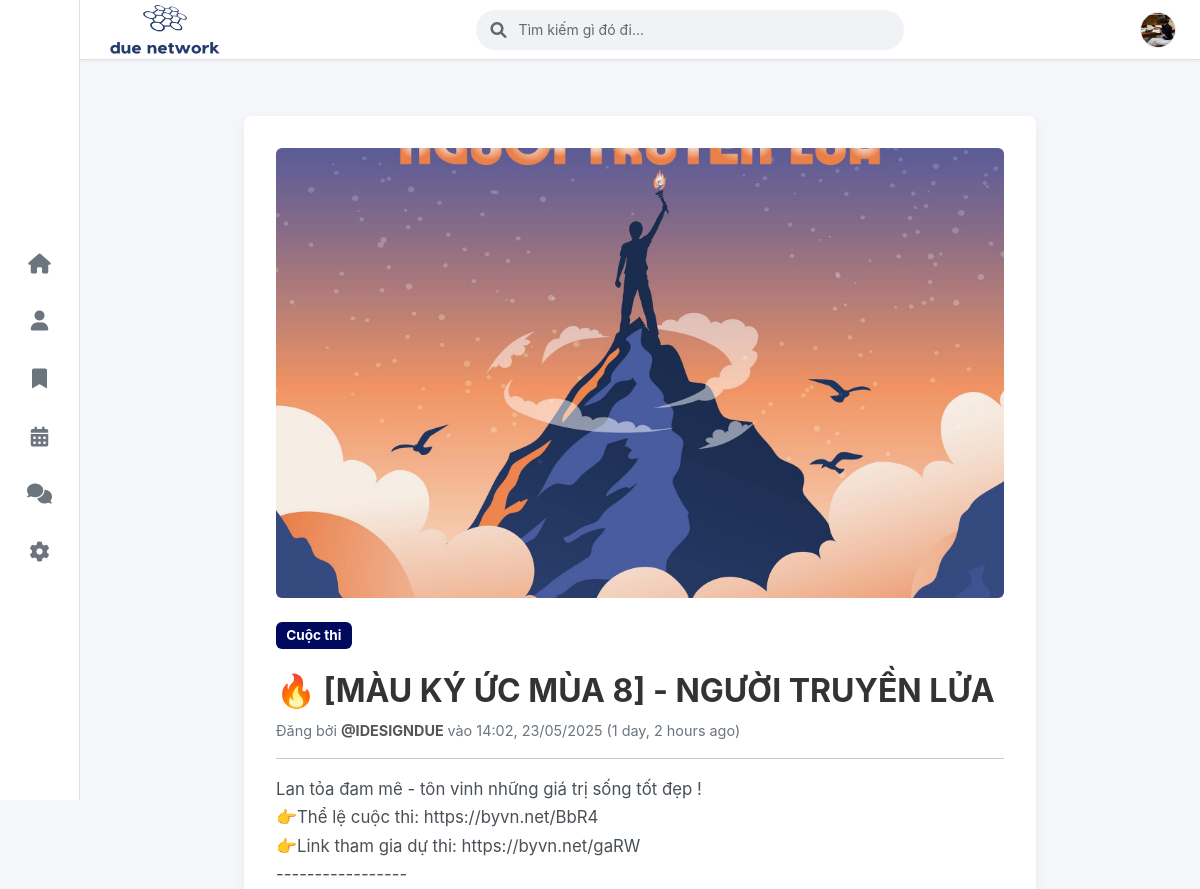
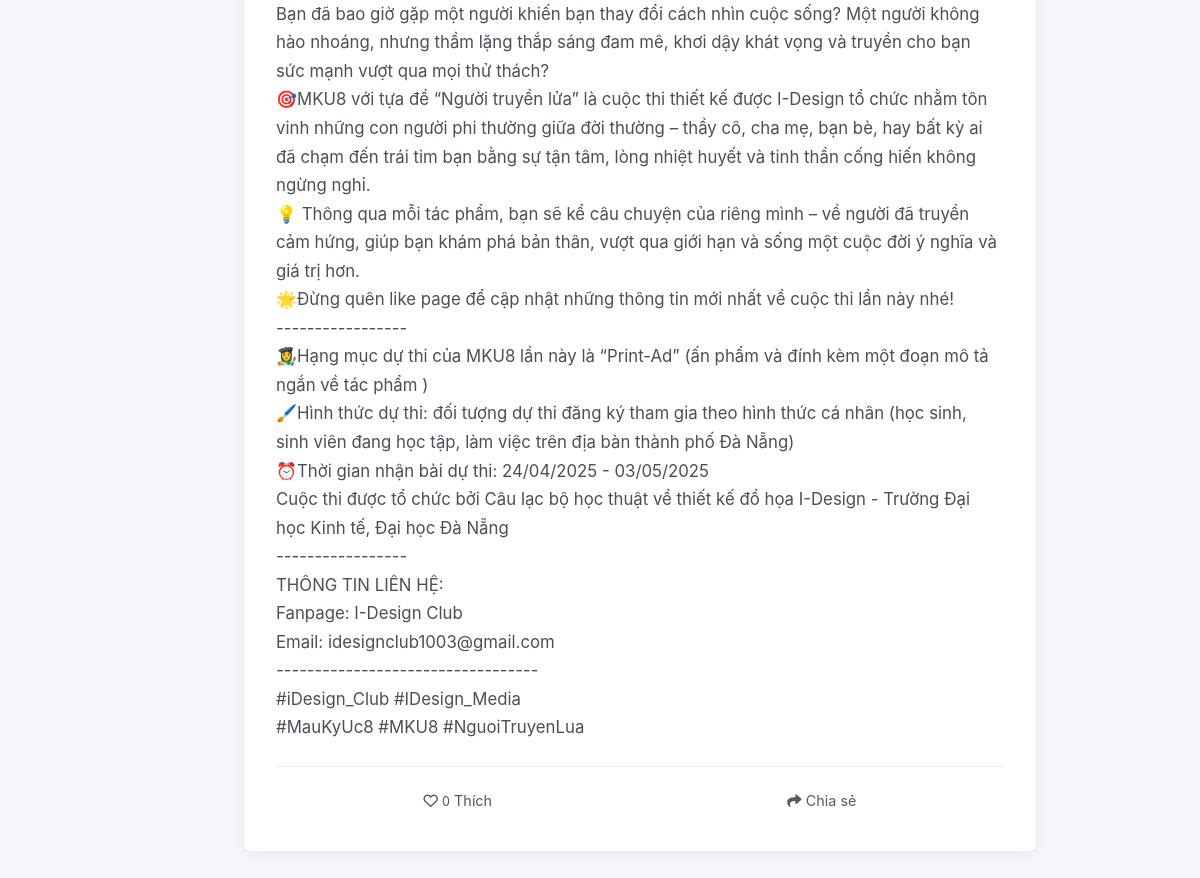
The page /event/6/ (signed in) on the database its author committed (2 pictures, top to bottom).
### core/models.py (models this page shows, shortened)
class CustomUser(AbstractUser):
    ROLE_CHOICES = (
        ('user', 'User'),
        ('mod', 'Mod'),
        ('admin', 'Admin'),
    )
    email = models.EmailField(
        _('email address'),
        unique=True,
        validators=[validate_due_email] # Yêu cầu email DUE [cite: 2]
    )
    phone_number = models.CharField(max_length=15, blank=True, null=True) # Không bắt buộc [cite: 2]
    avatar = models.ImageField(upload_to='avatars/', null=True, blank=True, default='avatars/default_avatar.png')
    role = models.CharField(max_length=10, choices=ROLE_CHOICES, default='user')
    objects = CustomUserManager()
    groups = models.ManyToManyField(
        Group,
        verbose_name=_('groups'),
        blank=True,
        help_text=_(
            'The groups this user belongs to. A user will get all permissions '
            'granted to each of their groups.'
        ),
        related_name="customuser_groups",
        related_query_name="customuser",
    )
    user_permissions = models.ManyToManyField(
        Permission,
        verbose_name=_('user permissions'),
        blank=True,
        help_text=_('Specific permissions for this user.'),
        related_name="customuser_permissions",
        related_query_name="customuser",
    )

class Profile(models.Model):
    user = models.OneToOneField(settings.AUTH_USER_MODEL, on_delete=models.CASCADE)
    avatar = models.ImageField(upload_to='avatars/', null=True, blank=True, default='avatars/default_avatar.png')

class Event(models.Model):
    creator = models.ForeignKey(settings.AUTH_USER_MODEL, on_delete=models.CASCADE, limit_choices_to={'role__in': ['mod', 'admin']})
    title = models.CharField(max_length=255)
    content = models.TextField()
    image = models.ImageField(upload_to='event_images/', blank=True, null=True)
    tags = models.ManyToManyField(EventTag, blank=True)
    created_at = models.DateTimeField(auto_now_add=True)
    updated_at = models.DateTimeField(auto_now=True)
    shared_from_event = models.ForeignKey(
        'self',
        on_delete=models.SET_NULL,
        null=True,
        blank=True,
        related_name='shared_events'
    )
    original_event_creator_name = models.CharField(max_length=150, blank=True, null=True)

class EventTag(models.Model):
    name = models.CharField(max_length=50, unique=True)

### core/views.py (the view)
# urls.py: path('event/<int:event_id>/', views.event_detail_view, name='event_detail'),
@login_required
def event_detail_view(request, event_id):
    event = get_object_or_404(Event.objects.select_related('creator__profile').prefetch_related('tags', 'likes'),
                              id=event_id)  # Bỏ prefetch comments
    is_liked_by_current_user = False
    if request.user.is_authenticated:
        is_liked_by_current_user = Like.objects.filter(user=request.user, event=event).exists()
    event.is_liked_by_user = is_liked_by_current_user
    context = {
        'event': event,
        'sub_page_title': event.title
    }
    return render(request, 'core/events/event_detail.html', context)

### core/templates/core/events/event_detail.html (shortened to what this page needs)
{% extends "core/base.html" %}
{% load static %}
{% load humanize %}
{% block content %}
<div class="container mt-3 mb-4">
    <div class="row justify-content-center">
        <div class="col-lg-9">
            <div class="event-detail-wrapper">
                {% if event.image %}
                    <img src="{{ event.image.url }}" alt="{{ event.title }}" class="event-detail-image">
                {% endif %}
                <div class="mb-3 event-tags-detail">
                    {% for tag in event.tags.all %}
                        <span class="badge text-white">{{ tag.name }}</span>
                    {% endfor %}
                </div>
                <h1 class="event-detail-title mb-2">{{ event.title }}</h1>
                <p class="event-detail-meta">
                    Đăng bởi
                    <a href="{% if event.creator %}{% url 'profile' event.creator.username %}{% else %}#{% endif %}">
                        <strong>@{{ event.creator.username|default:'Ban tổ chức' }}</strong>
                    </a>
                    vào {{ event.created_at|date:"H:i, d/m/Y" }} ({{ event.created_at|naturaltime }})
                </p>
                <hr class="my-3">
                <div class="event-detail-content mt-3">
                    {{ event.content|linebreaksbr }}
                </div>
                <div class="event-actions-footer d-flex justify-content-around">
                    <button class="btn btn-link like-event-btn {% if event.is_liked_by_user %}text-danger{% endif %}"
                            data-event-id="{{ event.id }}"
                            title="Thích sự kiện này">
                        <i class="fa-heart {% if event.is_liked_by_user %}fas text-danger{% else %}far{% endif %}"></i>
                        <span class="like-count small">{{ event.likes.count|default:0 }}</span> Thích
                    </button>
                    <button class="btn btn-link text-muted share-event-btn-detail" data-event-id="{{ event.id }}" title="Chia sẻ sự kiện">
                        <i class="fas fa-share"></i> Chia sẻ
                    </button>
                </div>
            </div>
        </div>
    </div>
</div>
{% endblock %}

### core/templates/core/partials/_navbar.html (shortened to what this page needs)
{% load static %}
<nav class="navbar navbar-expand-lg navbar-light bg-white border-bottom sticky-top">
    <div class="container-fluid px-4">
        <a class="navbar-brand" href="{% url 'home' %}">
            <img src="{% static 'core/images/due_network_logo_small.png' %}" alt="DUE Network" height="55" width="120">
        </a>
        <div class="search-container mx-auto">
            <form action="{% url 'search' %}" method="GET" role="search">
                <div class="search-wrapper">
                    <i class="fas fa-search search-icon"></i>
                    <input type="search" name="q" placeholder="Tìm kiếm gì đó đi..." value="{{ request.GET.q }}">
                </div>
            </form>
        </div>
        <div class="user-profile">
            {% if user.is_authenticated %}
            <div class="dropdown">
                <a class="profile-link" href="#" id="navbarDropdownUser" role="button" data-bs-toggle="dropdown" aria-expanded="false">
                    {% if user.profile and user.profile.avatar and user.profile.avatar.name %}
                        <img src="{{ user.profile.avatar.url }}" alt="{{ user.username }}" class="rounded-circle">
                    {% else %}
                        <img src="{% static 'core/images/default_placeholder_avatar.png' %}" alt="{{ user.username }}" class="rounded-circle">
                    {% endif %}
                </a>
            </div>
            {% endif %}
        </div>
    </div>
</nav>

### core/static/core/css/style.css (style rules this page uses)
body { font-family: 'Inter', -apple-system, BlinkMacSystemFont, "Segoe UI", Roboto, "Helvetica Neue", Arial, "Noto Sans", sans-serif, "Apple Color Emoji", "Segoe UI Emoji", "Segoe UI Symbol", "Noto Color Emoji"; background-color: #f4f6f9; color: #333; line-height: 1.6; }
a { color: #0d6efd; text-decoration: none; }

### core/templates/core/events/event_detail.html (style rules this page uses)
.event-detail-wrapper { background-color: #fff; padding: 2rem; border-radius: 0.5rem; box-shadow: 0 0.25rem 0.75rem rgba(0,0,0,.05); margin-top: 1.5rem; margin-bottom: 2rem; }
.event-detail-image { max-height: 450px; width: 100%; object-fit: cover; border-radius: 0.375rem; margin-bottom: 1.5rem; }
.event-detail-title { font-weight: 700; color: #333; font-size: 2rem; }
.event-detail-meta { font-size: 0.9rem; color: #6c757d; margin-bottom: 1rem; }
.event-detail-meta a { color: #555; text-decoration: none; font-weight: 500; }
.event-detail-content { line-height: 1.7; color: #495057; font-size: 1.05rem; }
.event-tags-detail .badge { font-size: 0.85em; padding: 0.5em 0.75em; margin-right: 0.5em; margin-bottom: 0.5em; background-color: #00095E !important; }
.event-actions-footer { border-top: 1px solid #eee; padding-top: 1rem; margin-top: 1.5rem; }
.event-actions-footer .btn-link { text-decoration: none; font-size: 0.9rem; color: #555; }

### core/templates/core/partials/_navbar.html (style rules this page uses)
.navbar { height: 60px; padding: 0; box-shadow: 0 1px 3px rgba(0,0,0,0.05); }
.search-container { width: 40%; max-width: 500px; }
.search-wrapper { position: relative; width: 100%; background-color: #f0f2f5; border-radius: 20px; display: flex; align-items: center; padding: 0 15px; }
.search-icon { color: #65676b; margin-right: 10px; }
.search-wrapper input { width: 100%; height: 40px; background: transparent; border: none; outline: none; font-size: 14px; color: #050505; }
.search-wrapper input::placeholder { color: #65676b; }
.user-profile { display: flex; align-items: center; }
.profile-link { display: flex; align-items: center; justify-content: center; }
.profile-link img { width: 36px; height: 36px; border: 1px solid #e4e6eb; }

### rows shown on the page
CustomUser: profile.avatar (picture)
Event: image (picture), title "🔥 [MÀU KÝ ỨC MÙA 8] - NGƯỜI TRUYỀN LỬA", creator.username "IDESIGNDUE", created_at "14:02, 23/05/2025", created_at "1 day, 2 hours ago", content "Lan tỏa đam mê - tôn vinh những giá trị sống tốt đẹp ! 👉Thể lệ cuộc thi: https://byvn.net/BbR4 👉Link tham gia dự thi: https://byvn.net/gaRW ----------------- Bạn đã bao giờ gặp một người khiến bạn thay đổi cách nhìn cuộc sống? Một người không hào nhoáng, nhưng thầm lặng thắp sáng đam mê, khơi dậy khát vọng và truyền cho bạn sức mạnh vượt qua mọi thử thách? 🎯MKU8 với tựa đề “Người truyền lửa” là cuộc thi thiết kế được I-Design tổ chức nhằm tôn vinh những con người phi thường giữa đời thường – thầy cô, cha mẹ, bạn bè, hay bất kỳ ai đã chạm đến trái tim bạn bằng sự tận tâm, lòng nhiệt huyết và tinh thần cống hiến không ngừng nghỉ. 💡 Thông qua mỗi tác phẩm, bạn sẽ kể câu chuyện của riêng mình –…", likes.count "0"
EventTag: name "Cuộc thi"
